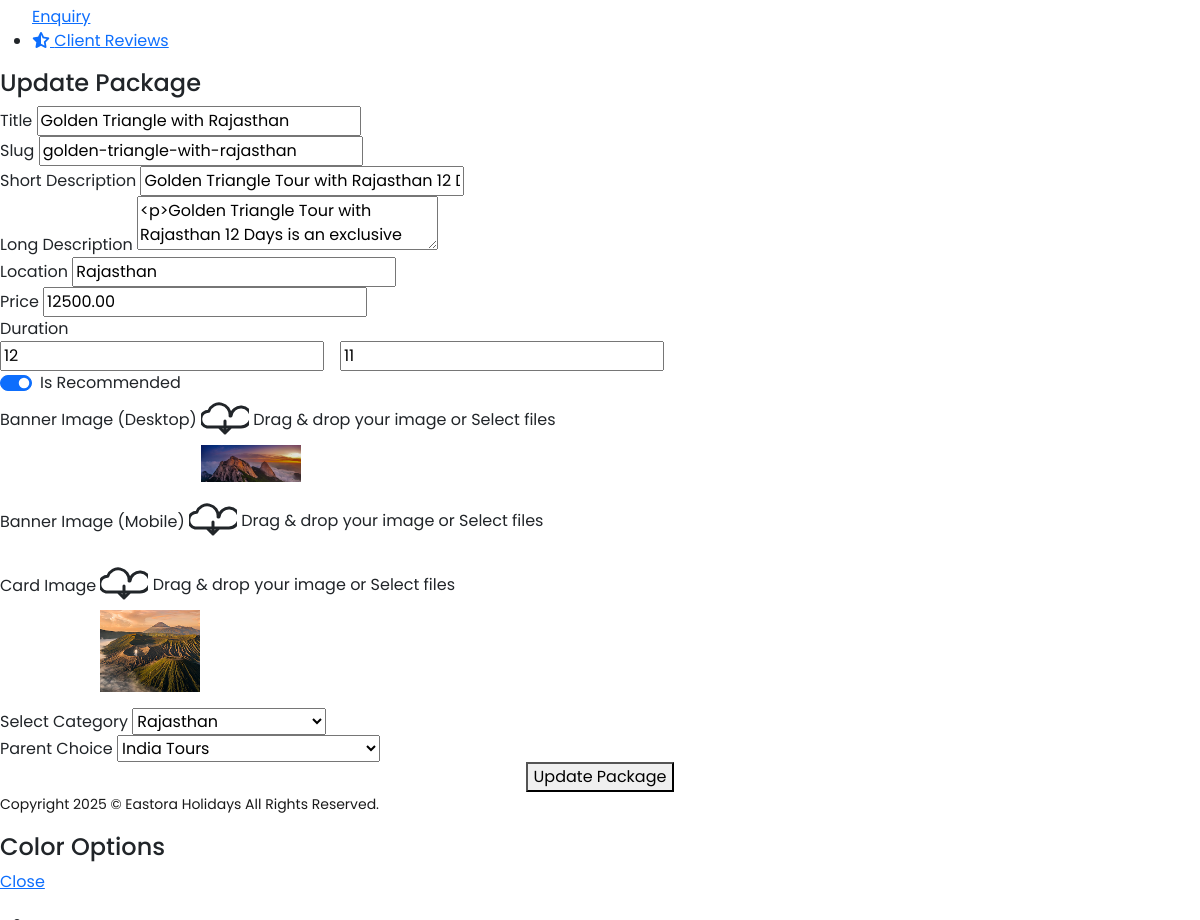
Page /adminpanel/tourpackages/3/edit/ (signed in, lower part) on the earlier database version.
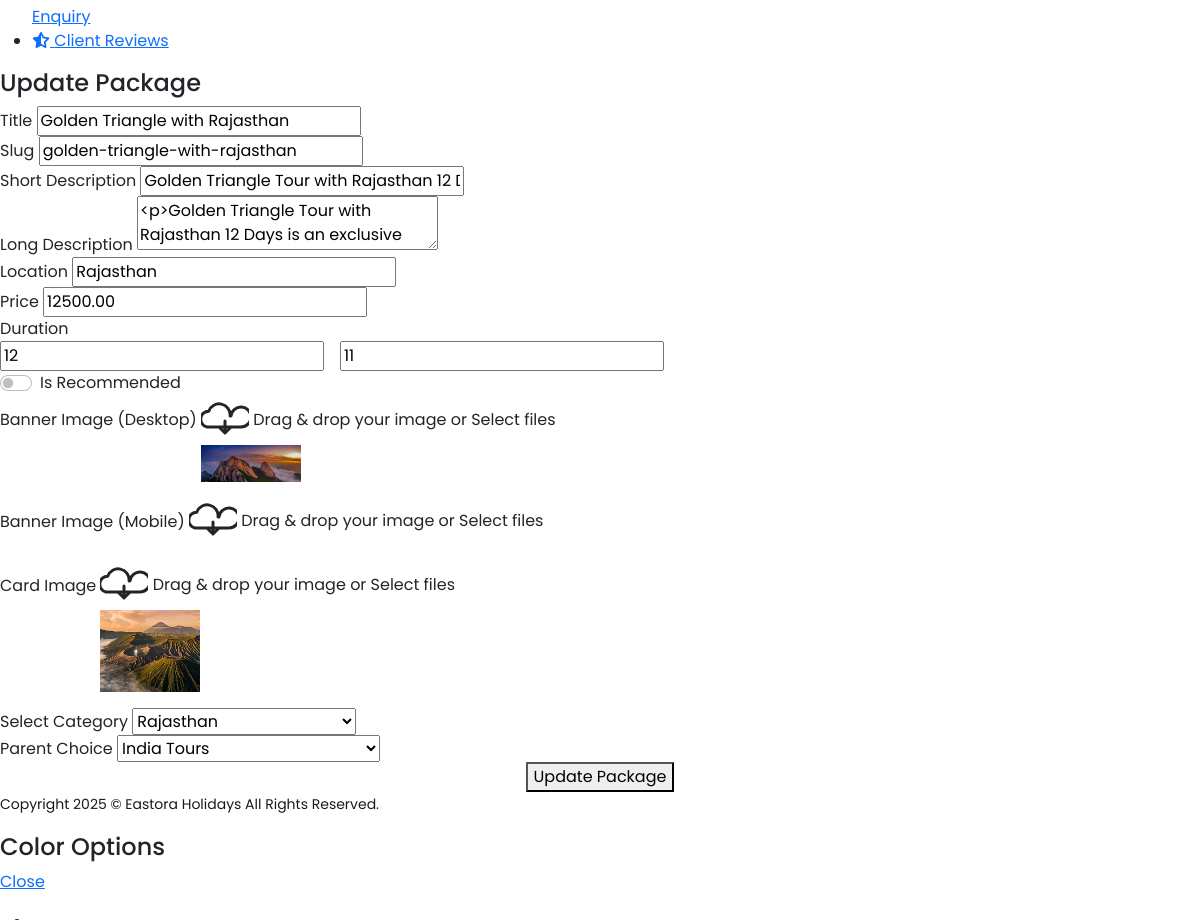
Same page on the later database version.
### booking/models.py (models this page shows, shortened)
class TourPackage(models.Model):
    PARENT_CHOICES = [
        ('india', 'India Tours'),
        ('international', 'International Tours'),
        ('ayurveda', 'Ayurveda & Wellness'),
        ('specials', 'Eastora Specials'),
    ]
    title = models.CharField(max_length=200)
    slug = models.SlugField(unique=True, blank=True, null=True)
    short_description = models.CharField(max_length=255, blank=True)
    description = models.TextField(blank=True, null=True)
    location = models.CharField(max_length=200, blank=True, null=True)
    price = models.DecimalField(max_digits=10, decimal_places=2, blank=True, null=True)
    days = models.IntegerField(blank=True, null=True)
    nights = models.IntegerField(blank=True, null=True)
    image_desktop = models.ImageField(upload_to='packages/desktop/', null=True, blank=True)
    image_mobile = models.ImageField(upload_to='packages/mobile/', null=True, blank=True)
    card_image = models.ImageField(upload_to='packages/cards/', null=True, blank=True)
    category = models.ForeignKey(Category, on_delete=models.CASCADE, null=True, blank=True, related_name='packages')
    is_featured = models.BooleanField(default=False)
    parent_choice = models.CharField(
        max_length=20,
        choices=PARENT_CHOICES,
        default='india',
        help_text="Top-level classification for the tour package"
    )

class Category(models.Model):
    PARENT_CHOICES = [
        ('india', 'India Tours'),
        ('international', 'International Tours'),
        ('ayurveda', 'Ayurveda & Wellness'),
        ('specials', 'Eastora Specials'),
    ]
    name = models.CharField(max_length=100)
    slug = models.SlugField(unique=True, blank=True)
    parent = models.ForeignKey(
        'self',
        null=True,
        blank=True,
        related_name='subcategories',
        on_delete=models.CASCADE
    )
    parent_choice = models.CharField(
        max_length=20,
        choices=PARENT_CHOICES,
        default='india',
        help_text="Top-level grouping for this category."
    )
    banner_image_desktop = models.ImageField(upload_to='category_banners/desktop/', null=True, blank=True)
    banner_image_mobile = models.ImageField(upload_to='category_banners/mobile/', null=True, blank=True)
    card_image = models.ImageField(upload_to='category_banners/cards/',null=True,blank=True,
        help_text="Image to be shown in category cards or grid views."
    )
    short_description = models.CharField(max_length=255, blank=True)
    long_description = models.TextField(blank=True)
    tittle_first = models.CharField(max_length=100, null=True, blank=True)
    tittle_second = models.CharField(max_length=100, null=True, blank=True)
    content_first = models.TextField(blank=True)
    content_second = models.TextField(blank=True)
    is_featured = models.BooleanField(default=False)

### adminpanel/views.py (the view, shortened to what this page needs)
# urls.py: path('tourpackages/<int:pk>/edit/', views.tourpackage_update, name='admin_tourpackage_update'),
@login_required(login_url='admin_login')
def tourpackage_update(request, pk):
    item = get_object_or_404(TourPackage, pk=pk)
    return render(request, 'adminpanel/tourpackage_update_form.html', {
        'item': item,
        'categories': Category.objects.all(),
        'parent_choices': Category.PARENT_CHOICES,
        'all_packages': TourPackage.objects.exclude(id=item.id)
    })

### templates/adminpanel/tourpackage_update_form.html (shortened to what the changed rows need)
{% extends 'adminpanel/base.html' %}
{% load static %}
{% block content %}
<div class="pkg-card">
<form method="POST" enctype="multipart/form-data">
    <div class="form-section">
        <label class="pkg-label">Title</label>
        <input type="text" class="pkg-input" name="title" value="{{ item.title }}">
    </div>
    <div class="form-section">
        <label class="pkg-label">Slug</label>
        <input type="text" class="pkg-input" name="slug" value="{{ item.slug }}">
    </div>
    <div class="form-section">
        <label class="pkg-label">Short Description</label>
        <input type="text" class="pkg-input" name="short_description" value="{{ item.short_description }}">
    </div>
    <div class="form-section">
        <label class="pkg-label">Long Description</label>
        <textarea id="longDescriptionEditor" name="description" class="pkg-textarea">{{ item.description }}</textarea>
    </div>
    <div class="form-section">
        <label class="pkg-label">Location</label>
        <input type="text" class="pkg-input" name="location" value="{{ item.location }}">
    </div>
    <div class="form-section">
        <label class="pkg-label">Price</label>
        <input type="number" class="pkg-input" name="price" value="{{ item.price }}">
    </div>
    <div class="form-section">
        <div class="d-flex gap-3">
            <input type="number" name="days" class="pkg-input" placeholder="Days" value="{{ item.days }}">
            <input type="number" name="nights" class="pkg-input" placeholder="Nights" value="{{ item.nights }}">
        </div>
    </div>
    <div class="form-check form-switch form-section">
        <input class="form-check-input" type="checkbox" id="is_featured" name="is_featured"
               {% if item.is_featured %}checked{% endif %}>
        <label class="form-check-label" for="is_featured">Is Recommended</label>
    </div>
    <div class="mb-3">
    <label for="banner_image_desktop" class="add-catgry-dropzone" id="bannerDropzoneDesktop">
        <span id="bannerImageTextDesktop">Drag & drop your image or <span class="add-catgry-select-file">Select files</span></span>
        {% if item.image_desktop %}
            <img id="bannerImagePreviewDesktop" src="{{ item.image_desktop.url }}" alt="Current Banner Image" width="100" style="display: block;">
        {% else %}
            <img id="bannerImagePreviewDesktop" src="" alt="Preview" style="display: none;">
        {% endif %}
    </label>
</div>
    <div class="mb-3">
    <label for="card_image" class="add-catgry-dropzone" id="cardDropzone">
        <span id="cardImageText">Drag & drop your image or <span class="add-catgry-select-file">Select files</span></span>
        {% if item.card_image %}
            <img id="cardImagePreview" src="{{ item.card_image.url }}" alt="Current Card Image" width="100" style="display: block;">
        {% else %}
            <img id="cardImagePreview" src="" alt="Preview" style="display: none;">
        {% endif %}
    </label>
</div>
    <div class="form-section">
        <label class="pkg-label">Select Category</label>
        <select name="category" class="pkg-input">
            {% for cat in categories %}
                <option value="{{ cat.id }}" {% if cat.id == item.category.id %}selected{% endif %}>{{ cat.name }}</option>
            {% endfor %}
        </select>
    </div>
    <div class="form-section">
        <label class="pkg-label">Parent Choice</label>
        <select name="parent_choice" class="pkg-select">
            {% for val, label in parent_choices %}
                <option value="{{ val }}" {% if item.parent_choice == val %}selected{% endif %}>{{ label }}</option>
            {% endfor %}
        </select>
    </div>
</form>
</div>
{% endblock %}

Differences in the rows shown:
changed TourPackage "Golden Triangle with Rajasthan": is_featured "☑" → "☐"
